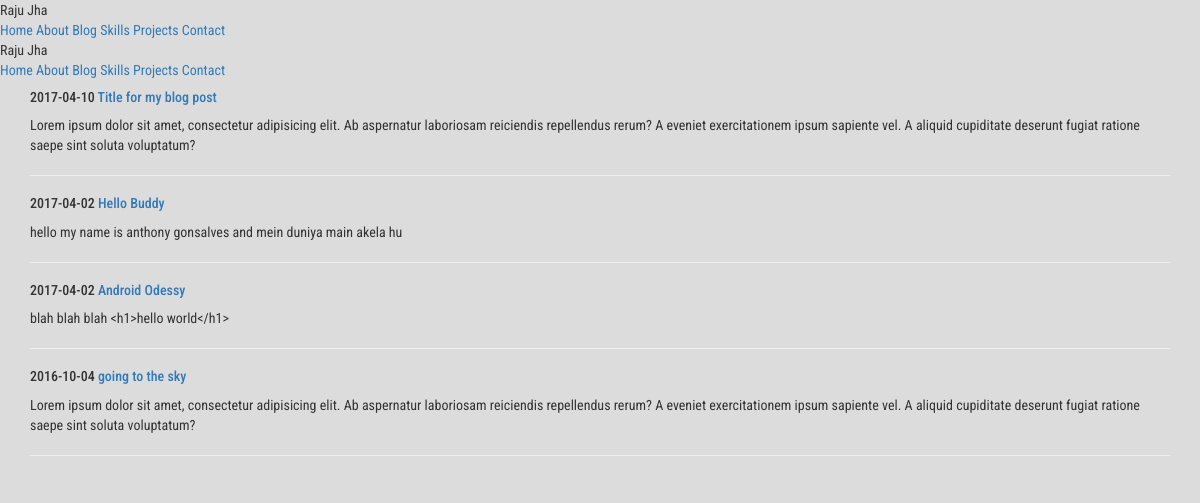
Screenshot of /blog/ with the database file from the repository.
### blog/models.py (models this page shows, shortened)
class Post(models.Model):
    catagory = models.ForeignKey(Catagory, on_delete=models.CASCADE)
    title = models.CharField(max_length=150)
    body = models.TextField()
    date = models.DateTimeField()

### blog/templates/blog/home.html
{% extends 'blog/base.html' %}
{% block content %}
    {% for post in object_list %}
        <h5>{{ post.date | date:"Y-m-d " }}<a href="/blog/{{ post.id }}">{{ post.title }}</a></h5>
        <p>{{ post.body }}</p>
        <hr>
    {% endfor %}
{% endblock %}

### blog/templates/blog/base.html (shortened to what this page needs)
<html>
	<head>
		{% load static %}
		<link rel="stylesheet" href="https://maxcdn.bootstrapcdn.com/bootstrap/3.3.7/css/bootstrap.min.css">
		<link rel="stylesheet" href="{% static 'css/style.css' %}">
	    <link rel="stylesheet" href="https://code.getmdl.io/1.3.0/material.indigo-pink.min.css">
	</head>
	<body>
			<div class="mdl-layout mdl-js-layout mdl-layout--fixed-header">
			  <header class="mdl-layout__header">
			    <div class="mdl-layout__header-row">
			      <span class="mdl-layout-title">Raju Jha</span>
			      <nav class="mdl-navigation mdl-layout--large-screen-only">
                    <a class="mdl-navigation__link" href="/">Home</a>
			       	<a class="mdl-navigation__link" href="/about">About</a>
	                <a class="mdl-navigation__link" href="/blog">Blog</a>
			        <a class="mdl-navigation__link" href="/skills">Skills</a>
			        <a class="mdl-navigation__link" href="/projects">Projects</a>
			        <a class="mdl-navigation__link" href="/contact">Contact</a>
			      </nav>
			    </div>
			  </header>
			  <div class="mdl-layout__drawer">
                  <span class="mdl-layout-title">Raju Jha</span>
			    <nav class="mdl-navigation">
                    <a class="mdl-navigation__link" href="/">Home</a>
				    <a class="mdl-navigation__link" href="/about">About</a>
	                <a class="mdl-navigation__link" href="/blog">Blog</a>
			        <a class="mdl-navigation__link" href="/skills">Skills</a>
			        <a class="mdl-navigation__link" href="/projects">Projects</a>
			        <a class="mdl-navigation__link" href="/contact">Contact</a>
			    </nav>
			  </div>
			  <main class="mdl-layout__content">
			    <div class="page-content">
                    <div class="container">
			    	{% block content %}
			    	{% endblock %}
                    </div>
			    </div>
			  </main>
			</div>
	</body>
</html>

### personal/static/css/style.css (style rules this page uses)
* { text-decoration: none; padding: 0; margin: 0; }
body, html { margin: 0; padding: 0; height: 100%; width: 100%; background-color: gainsboro; font-family: 'Roboto Condensed', sans-serif; }

### rows the page displays
Post: date "2017-04-10", title "Title for my blog post", body "Lorem ipsum dolor sit amet, consectetur adipisicing elit. Ab aspernatur laboriosam reiciendis repellendus rerum? A eveniet exercitationem ipsum sapiente vel. A aliquid cupiditate deserunt fugiat ratione saepe sint soluta voluptatum?"
Post: date "2017-04-02", title "Hello Buddy", body "hello my name is anthony gonsalves and mein duniya main akela hu"
Post: date "2017-04-02", title "Android Odessy", body "blah blah blah <h1>hello world</h1>"
Post: date "2016-10-04", title "going to the sky", body "Lorem ipsum dolor sit amet, consectetur adipisicing elit. Ab aspernatur laboriosam reiciendis repellendus rerum? A eveniet exercitationem ipsum sapiente vel. A aliquid cupiditate deserunt fugiat ratione saepe sint soluta voluptatum?"
